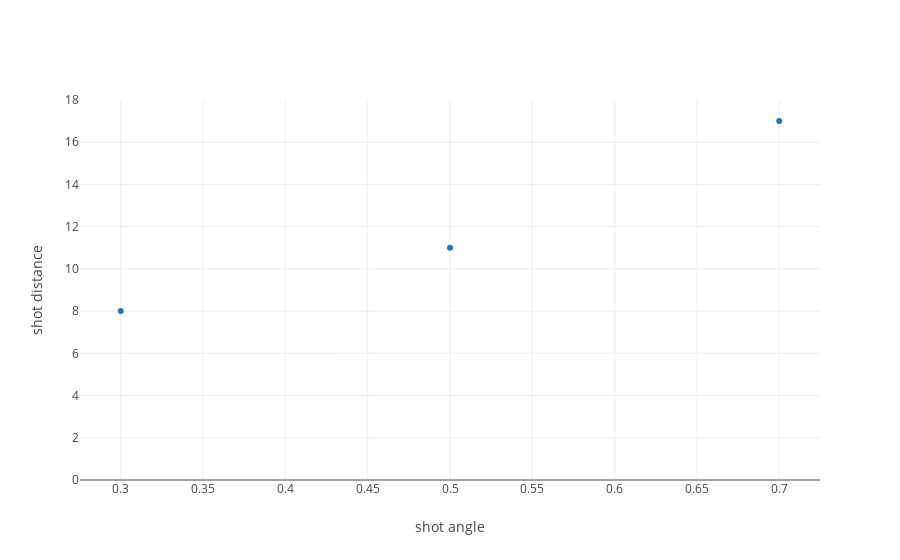

Here is the notebook cell this chart was saved with:
### Markdown cell above
Now what he may want to do is see if there is a relationship between the data.  To do this, plot the angles horizontally on the x axis, and the corresponding distances vertically on the y axis.  Let's do it!

### Code cell
from graph import trace_values, plot
layout = {'yaxis': {'range': [0, 18], 'title': 'shot distance'}, 'xaxis': {'title': 'shot angle'}}
plot([trace_values([.30, .50, .70], [8, 11, 17])], layout)

### Figure 1 — Plotly figure (JSON) as saved in the notebook; plotly's stock layout.template omitted (floating-point values rounded to 4 significant figures)
{"data": [{"mode": "markers", "name": "data", "text": [], "type": "scatter", "uid": "44f47fef-b96a-4c29-b282-824155446313", "x": [0.3, 0.5, 0.7], "y": [8, 11, 17]}], "layout": {"autosize": true, "xaxis": {"autorange": true, "range": [0.2755, 0.7245], "title": {"text": "shot angle"}, "type": "linear"}, "yaxis": {"range": [0, 18], "title": {"text": "shot distance"}, "type": "linear"}}}
